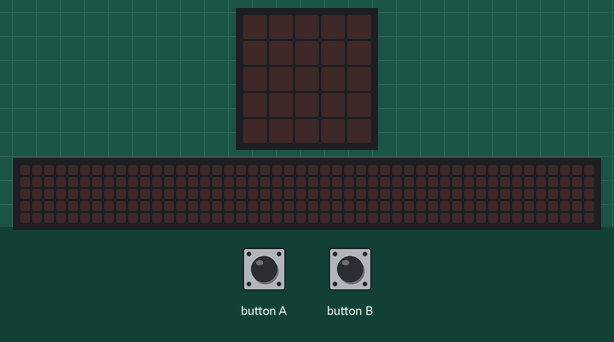
The program below on a simulated BBC micro:bit (MakeCode). Parts: the board's 5×5 LED display, a strip that is not on the board, showing the scrolling text unrolled. The test bench sets the inputs (shaded band). The 48×5 strip is a reading aid, not a part: it shows the text the display is scrolling, unrolled, one strip-width of it at a time.

Above: at 1.2 s.
1.3 s: button A pressed for 0.15 s
At 1.8 s:
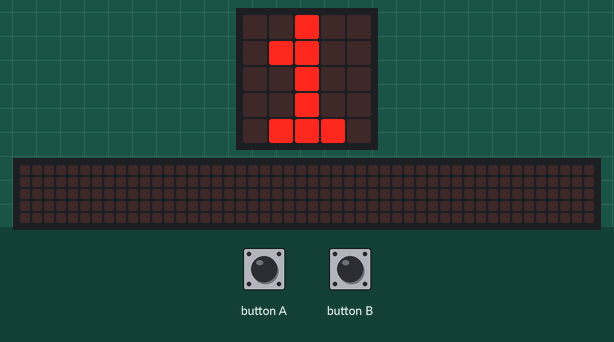
4.4 s: button B pressed for 0.15 s
6.0 s: button A pressed for 0.15 s
At 11.62 s:
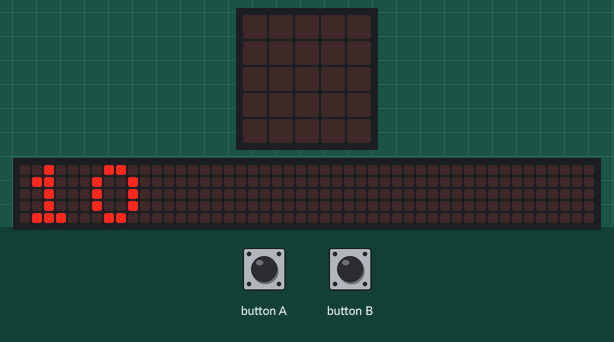
Timing chart, 0 to 13.1 s (numbered marks = the images above; inputs shaded):
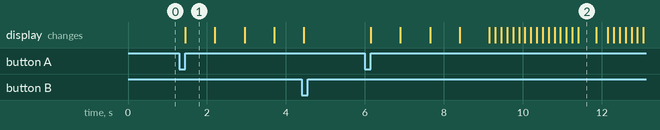

The program:

main.ts
```typescript
let BreakVar = false
let Teller = 0
input.onButtonPressed(Button.A, function () {
    BreakVar = false
    while (BreakVar == false) {
        Teller += 1
        basic.showNumber(Teller)
        if (false) {
            break;
        }
    }
})
input.onButtonPressed(Button.B, function () {
    BreakVar = true
})
```

test.ts
```typescript
// tests go here; this will not be compiled when this package is used as an extension.
```

Measured:
- after the input at 1.3 s, the display: changes after 0.15 s (image 1)
- after the input at 6.0 s, the display: first changes after 0.15 s (image 2 shows a later state)
- what the display in image 1 shows lasts 0.7 s, from 1.5 s to 2.2 s
- what the display in image 2 shows lasts 0.5 s, from 11.4 s to 11.9 s
